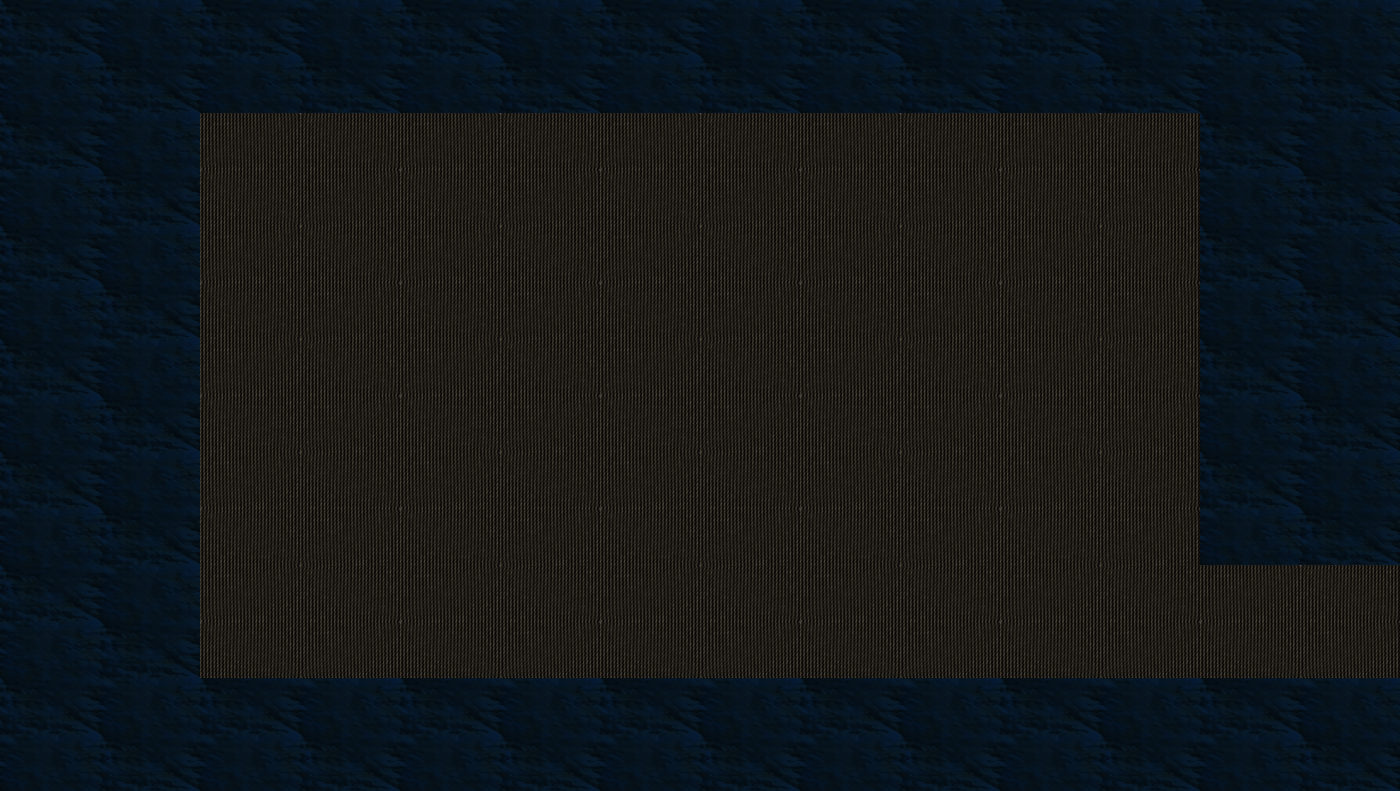

This game map was drawn from its Tiled (.tmx) file and the tilesets committed beside it. A one-line description and the trimmed map source follow:
An orthogonal 7x7 tile map with 200x113 px tiles, 2 tile layers (Base, Modifier), 2 tilesets and 5 objects (endRebelMain, startRebelMain, Enemyboogershooter0, Enemyboogershooter1, Enemyboogershooter2).

<map version="1.0" orientation="orthogonal" width="7" height="7" tilewidth="200" tileheight="113">
 <tileset firstgid="1" name="Base" tilewidth="200" tileheight="113">
  <image source="MapFiles/TileSets/RebelBase/baseTiles.png" width="400" height="113" />
  <tile id="0">
   <properties>
    <property name="isShootable" value="true" />
    <property name="isWalkable" value="false" />
   </properties>
  </tile>
  <tile id="1">
   <properties>
    <property name="isShootable" value="true" />
    <property name="isWalkable" value="true" />
   </properties>
  </tile>
 </tileset>
 <tileset firstgid="3" name="Modifier" tilewidth="200" tileheight="113">
  <image source="MapFiles/TileSets/RebelBase/modifierTiles.png" width="400" height="113" />
 </tileset>
 <layer name="Base" width="7" height="7">
  <data>[49 cells, 49 non-empty, 2 distinct tile ids]</data>
 </layer>
 <layer name="Modifier" width="7" height="7">
  <data>[49 cells, 0 non-empty, 0 distinct tile ids]</data>
 </layer>
 <objectgroup name="Spawn" width="7" height="7">
  <object name="endRebelMain" x="1309" y="528" width="98" height="187" />
  <object name="startRebelMain" x="1196" y="611" width="56" height="42" />
  <object name="Enemyboogershooter0" x="210" y="118" width="965" height="539" />
  <object name="Enemyboogershooter1" x="211" y="149" width="965" height="539" />
  <object name="Enemyboogershooter2" x="207" y="194" width="965" height="539" />
 </objectgroup>
</map>
